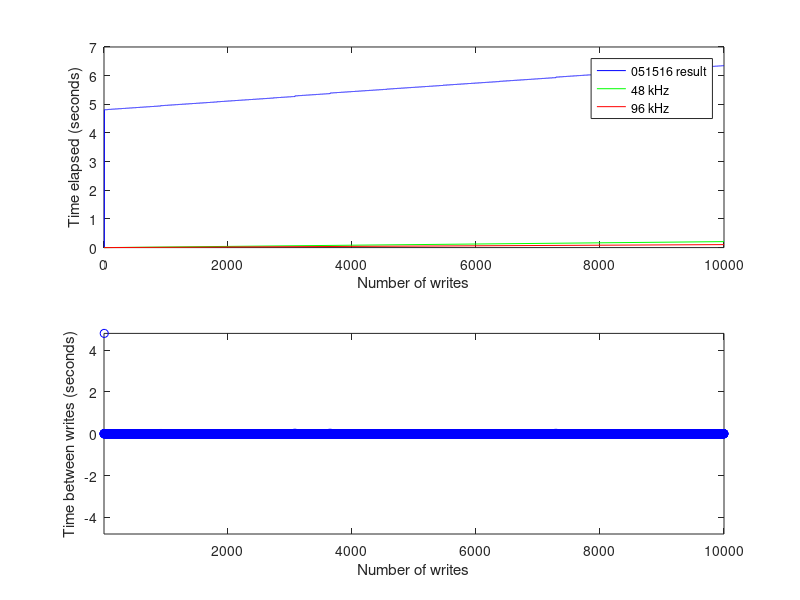

This figure's MATLAB source: (Note: this script raises an error after producing the figure.)
% ECHO | Plotting SD card Write Times
clc; clf

data = xlsread('SDechoTest_LOG00_again.csv'); % copy/pasted from Serial Monitor
lastSample = 1e4; % just for plotting a fixed number of samples
data = data(1:lastSample) -data(1); % so the timing starts at 0
data = data*1e-6; % from micros to seconds

subplot(211); %plot((data -data(1))*1e-6)
    plot(data, 'b');    hold on
    plot([1, length(data)], [0, lastSample/48e3], 'g', ...
        [1, length(data)], [0, lastSample/96e3], 'r')
    hold off
    legend('051516 result','48 kHz','96 kHz')
    xlabel('Number of writes')
    ylabel('Time elapsed (seconds)')

deltaT = data(2:end) -data(1:end-1); % time between writes
subplot(212)
    plot(1:length(deltaT), deltaT, 'ob')
    yLimit = max(abs(deltaT)); % used to set axis limits
    axis([1 lastSample -yLimit yLimit])
    xlabel('Number of writes')
    ylabel('Time between writes (seconds)')

suptitle('Writing micros()''s output to SD card using SD/File.println() on Adafruit Adalogger')
